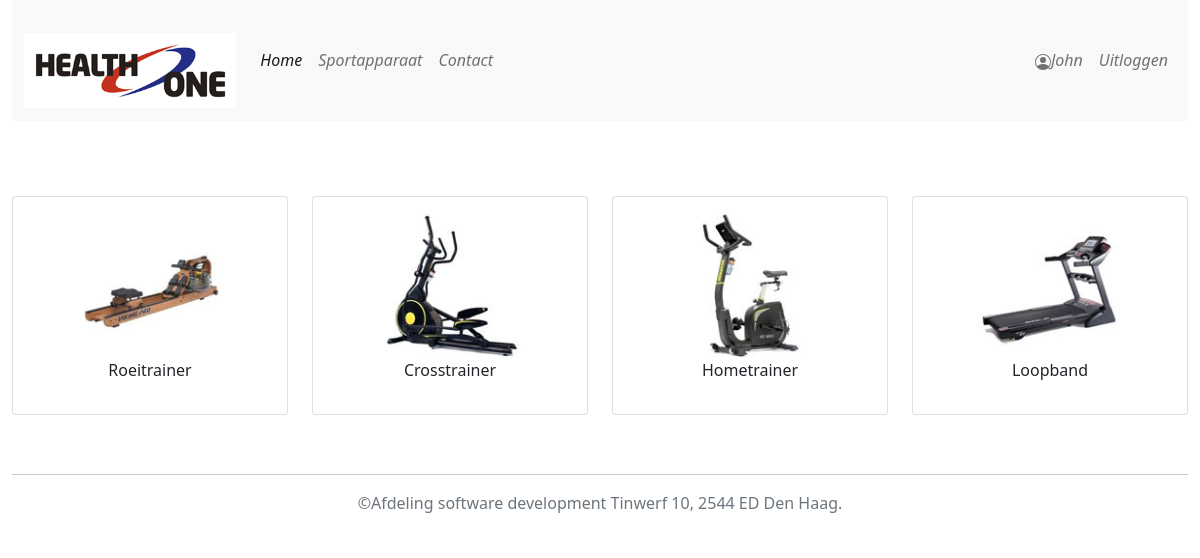
/categories (signed in), run on the app's committed database.
### tables this page shows
CREATE TABLE `category` (
  `id` int(255) NOT NULL,
  `title` varchar(30) NOT NULL,
  `description` varchar(255) NOT NULL,
  `image` varchar(255) DEFAULT NULL
);

### Modules/Categories.php (called while the page is built, shortened)
<?php
function getCategories()
{
    global $pdo;
    $sth = $pdo->prepare("SELECT * FROM category");
    $sth->execute();
    $result = $sth->fetchAll(PDO::FETCH_CLASS,"category");
    return $result;
}

### Templates/categories.php (the view)
<!DOCTYPE html>
<html>
<?php
include_once('defaults/head.php');
?>
<body>
<div class="container-fluid main">
    <?php
    include_once('defaults/menu.php');
    ?>
    <?php
    echo "<div class='row gy-3 Cat'>";
    foreach ($categories as &$data) {
     echo "
            <div class='col-sm-4 col-md-3'>
                <div class='card'>
                    <div class='card-body text-center'>
                        <a href='/categories/$data->id'>
                            <img class='product-img img-responsive center-block' src='/img/categories/" . $data->image . "'/>
                        </a>
                        <div class='card-title mb-3'>" . $data->title . "</div>
                    </div>
                </div>
            </div>
            ";
        }
        echo "</div>";
    ?>
    <hr>
    <?php
    include_once('defaults/footer.php');
    ?>
</div>
</body>
</html>

### public/css/style.css (style rules this page uses)
body { background-color: rgba(255, 0, 0, 0.7); }
.main { background-color: white; min-height: 100vh; width: 100vw; }
.product-img { width: 60%; }
.Cat { margin-top: 5%; margin-bottom: 5%; }

### data on the page
category: image (picture), title "Roeitrainer"
category: image (picture), title "Crosstrainer"
category: image (picture), title "Hometrainer"
category: image (picture), title "Loopband"

### other printed values
$_SESSION['username'] "John"
